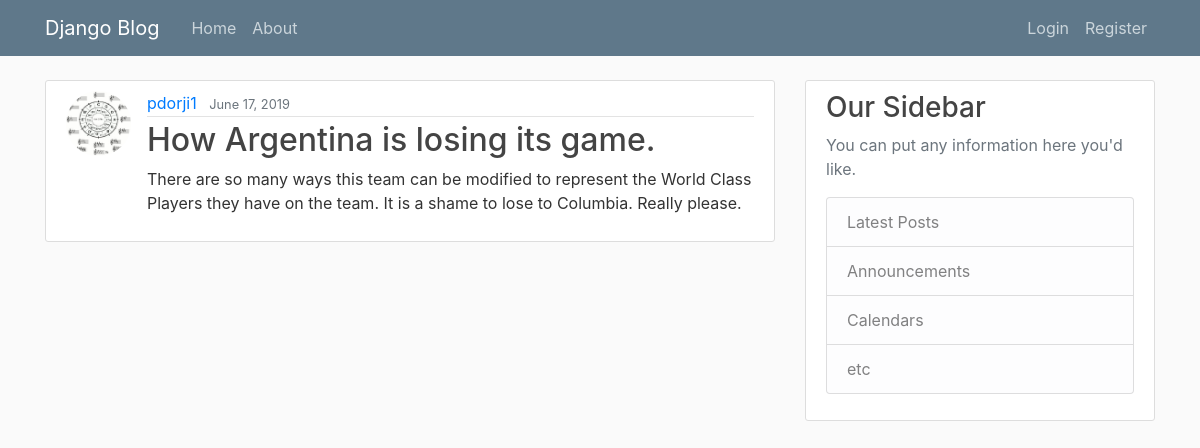
The page /post/10/ on the database its author committed.
### blog/models.py (models this page shows, shortened)
class Post(models.Model):
    title = models.CharField(max_length=100)
    content = models.TextField()
    date_posted = models.DateTimeField(default=timezone.now)
    author = models.ForeignKey(User, on_delete=models.CASCADE)

### users/models.py (models this page shows, shortened)
class Profile(models.Model):
    user = models.OneToOneField(User, on_delete=models.CASCADE)
    image = models.ImageField(default='default.jpg',upload_to='profile_pics')

### blog/views.py (the view)
# urls.py: path('post/<int:pk>/', PostDetailView.as_view(),name='post-detail'), #route for individual posts #pk=blog id
class PostDetailView(DetailView):
    model = Post

### blog/templates/blog/post_detail.html (shortened to what this page needs)
{% extends "blog/base.html" %}
{% block content %}
    <article class="media content-section">
        <img class="rounded-circle article-img" src="{{ object.author.profile.image.url }}">
        <div class="media-body">
            <div class="article-metadata">
                <a class="mr-2" href="{% url 'user-posts' object.author.username %}">{{ object.author }}</a>
                <small class="text-muted">{{ object.date_posted |date:"F d, Y" }}</small>
            </div>
            <h2 class="article-title" href="#">{{ object.title }}</h2>
            <p class="article-content">{{ object.content }}</p>
        </div>
    </article>
{% endblock content %}

### blog/static/blog/main.css (style rules this page uses)
body { background: #fafafa; color: #333333; margin-top: 5rem; }
h1, h2, h3, h4, h5, h6 { color: #444444; }
.content-section { background: #ffffff; padding: 10px 20px; border: 1px solid #dddddd; border-radius: 3px; margin-bottom: 20px; }
.article-title { color: #444444; }
.article-content { white-space: pre-line; }
.article-img { height: 65px; width: 65px; margin-right: 16px; }
.article-metadata { padding-bottom: 1px; margin-bottom: 4px; border-bottom: 1px solid #e3e3e3 }

### rows shown on the page
Post: author.profile.image (picture), author "pdorji1", date_posted "June 17, 2019", title "How Argentina is losing its game.", content "There are so many ways this team can be modified to represent the World Class Players they have on the team. It is a shame to lose to Columbia. Really please."
